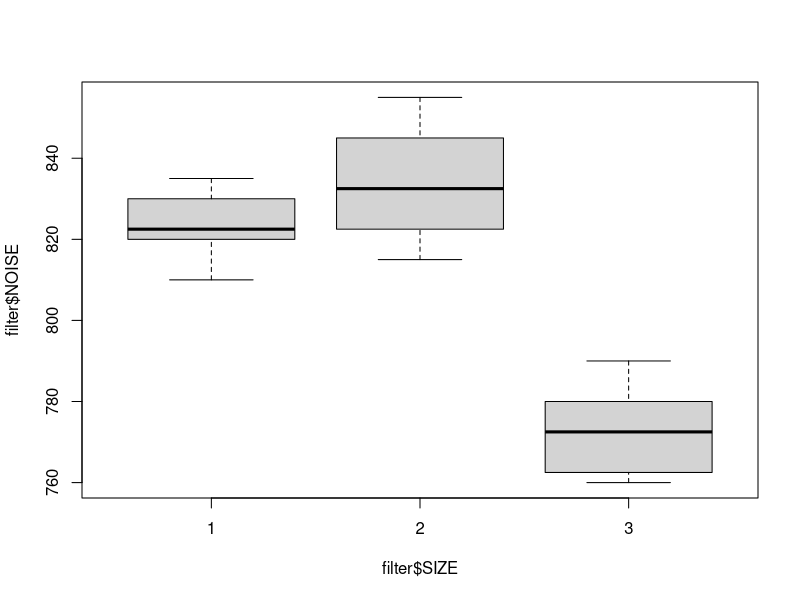
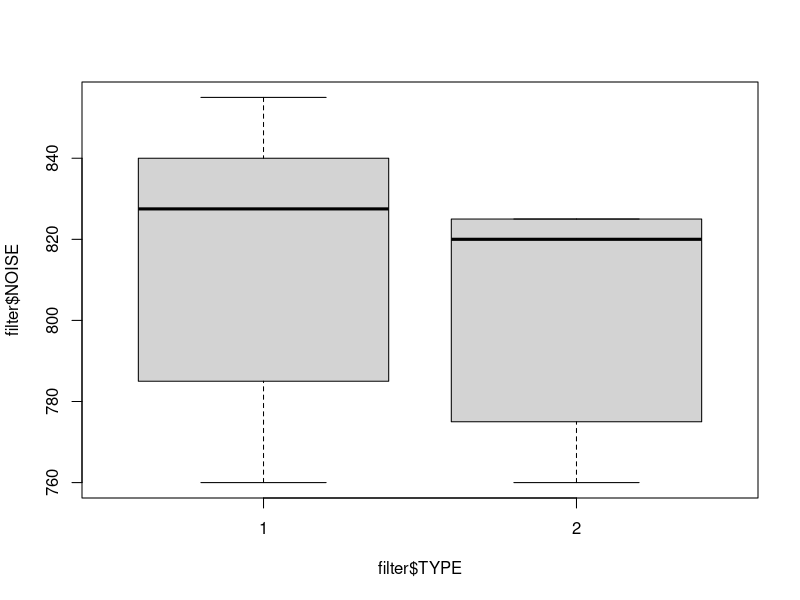
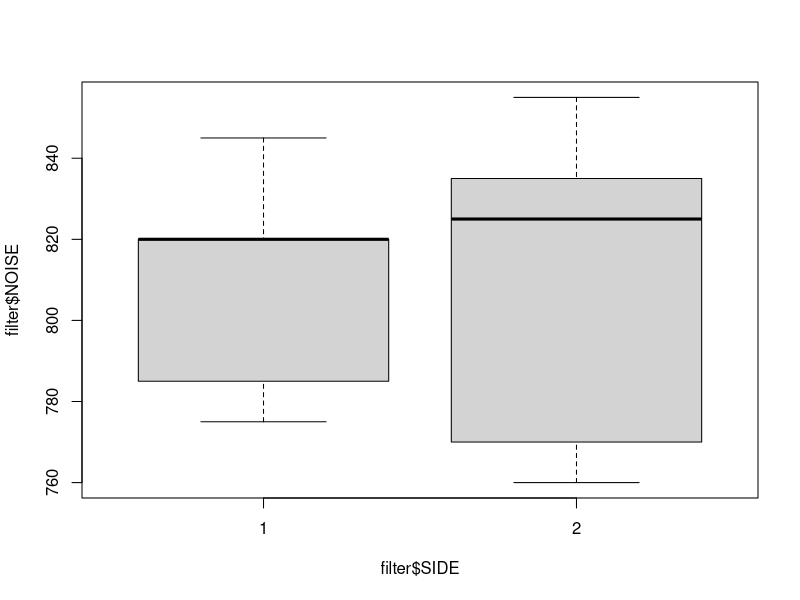
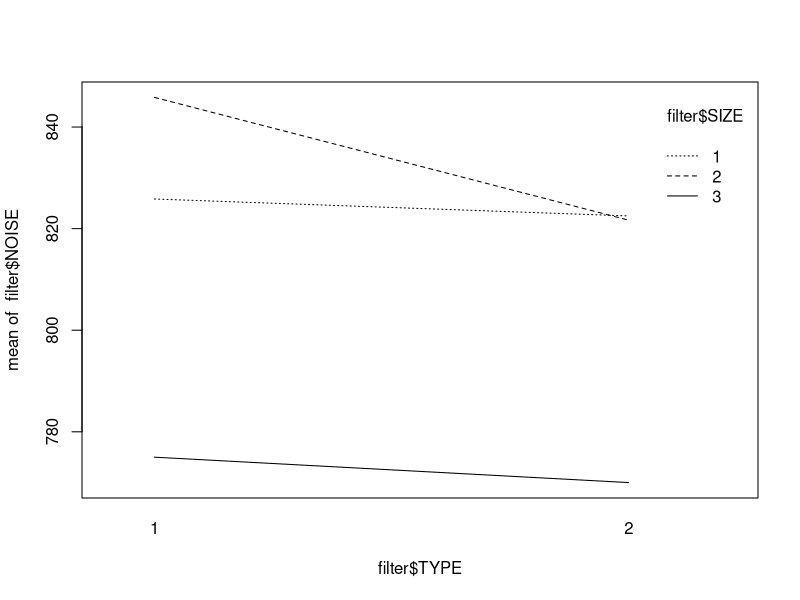

Generate these figures, in order, with R:
## ---- chunk 1
## set working directory
require("knitr")
## ---- chunk 2
# Code here
filter=read.table('filter.txt', header = TRUE, sep = "")
str(filter)
filter$SIZE=factor(filter$SIZE)
filter$TYPE=factor(filter$TYPE)
filter$SIDE=factor(filter$SIDE)
## ---- chunk 3
# Code here
plot(filter$NOISE~filter$SIZE)
plot(filter$NOISE~filter$TYPE)
plot(filter$NOISE~filter$SIDE)
## ---- chunk 4
# Code here
anova(lm(NOISE~TYPE+SIZE+SIDE,data = filter))
## ---- chunk 5
# Code here
summary(lm(NOISE~TYPE+SIZE+SIDE,data = filter),correlation = TRUE)
interaction.plot(filter$TYPE,filter$SIZE,filter$NOISE)
